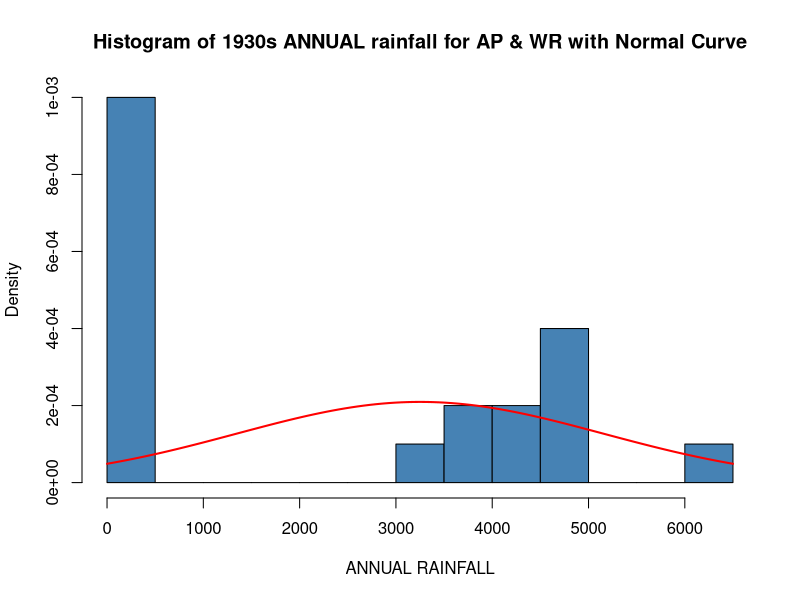
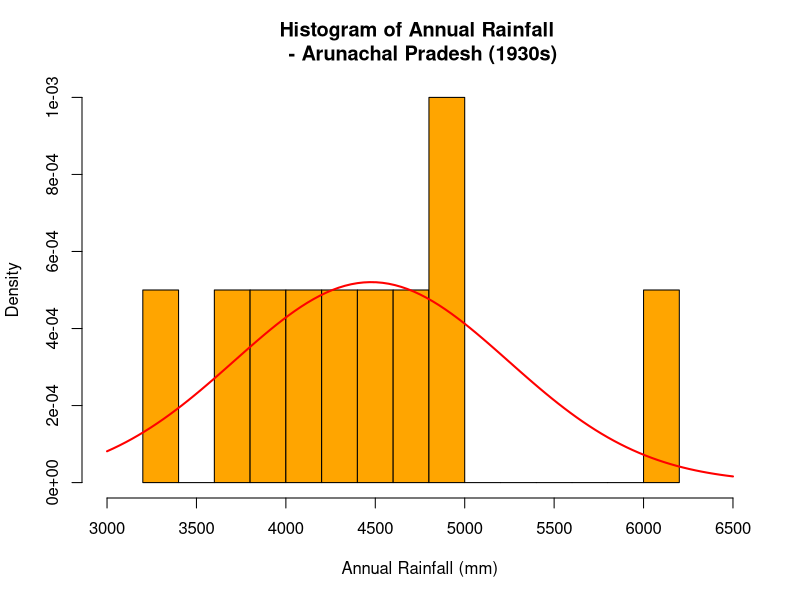

These charts were generated, in order, by the following R code:
#Install and load library readr & tidyverse
library(readr)
library(tidyverse)

# Import the Dataset
rainfall_india <- read_csv("rainfall_india.csv")
View(rainfall_india)

print(colnames(rainfall_india))

# printing first 5 rows
print(head(rainfall_india, 5))

#Creating Decades using the years
rainfall_india$Decade <- (rainfall_india$YEAR %/% 10) * 10

#Removes NA values from dataset
rainfall_india <- na.omit(rainfall_india)

#Rename column from SUBDIVISION to REGION
colnames (rainfall_india)[1] <- "REGION"

#Calculate mean annual rainfall per region per decade
mean_annual_rainfall_per_region_per_decade <- rainfall_india %>% group_by(REGION, Decade) %>% summarize( MeanAnnualRainfall = mean(ANNUAL, na.rm = TRUE), .groups = "drop" )

#Sort table in descending order of mean annual rainfall
sorted_meanAnnualRainfall_table <- mean_annual_rainfall_per_region_per_decade %>%
  arrange(desc(MeanAnnualRainfall))

#View sorted table (to see decades in descending order of mean annual rainfall)
View(sorted_meanAnnualRainfall_table)

#Create a 1930s table (decade with the second highest mean annual rainfall)
decade_1930_table <- mean_annual_rainfall_per_region_per_decade %>%  filter(Decade == 1930)

view(decade_1930_table) 

#Obtain the max and min annual rainfall regions for the 1910 decade
#decade_1910_table$REGION[which.max(decade_1910_table$MeanAnnualRainfall)]

#decade_1910_table$REGION[which.min(decade_1910_table$MeanAnnualRainfall)]

#Filter rainfall dataset to return data for the 2 regions (Arunachal Pradesh & West Rajasthan) in 1930s
two_regions <- rainfall_india %>%
  filter(REGION %in% c("ARUNACHAL PRADESH", "WEST RAJASTHAN"), YEAR >= 1930,
         YEAR <= 1939)

#Extract the annual values for each group (For statistical testing)
arunachal_pradesh <- two_regions %>% 
  filter(REGION == "ARUNACHAL PRADESH") %>% 
  pull(ANNUAL)

west_rajasthan <- two_regions %>% 
  filter(REGION == "WEST RAJASTHAN") %>% 
  pull(ANNUAL)

#Perform basic statistical analysis for both regions
summary(arunachal_pradesh)
summary(west_rajasthan)

#Plot histogram of both regions (to determine type of test)
x <- two_regions$ANNUAL
hist(x,
     breaks = 10,
     xlab = "ANNUAL RAINFALL",
     ylab = "Density",
     main = "Histogram of 1930s ANNUAL rainfall for AP & WR with Normal Curve",
     col = "steelblue",
     freq = FALSE) 

#Add normal curve overlay to histogram
curve(dnorm(x, mean = mean(x, na.rm = TRUE), sd = sd(x, na.rm = TRUE)),
      add = TRUE,
      col = "red",
      lwd = 2)
# Histogram for Arunachal Pradesh only (1930s)
ap <- arunachal_pradesh   # just to make the code shorter

hist(ap,
     breaks = 10,
     main = "Histogram of Annual Rainfall \n - Arunachal Pradesh (1930s)",
     xlab = "Annual Rainfall (mm)",
     ylab = "Density",
     col = "orange",
     freq = FALSE,
     xlim = c(3000, 6500)
     )

# Add a normal distribution curve for AP only
curve(dnorm(x, mean = mean(ap, na.rm = TRUE), sd = sd(ap, na.rm = TRUE)),
      add = TRUE,
      col = "red",
      lwd = 2)


#Run independent t-test
t.test(arunachal_pradesh, west_rajasthan, paired = FALSE)
